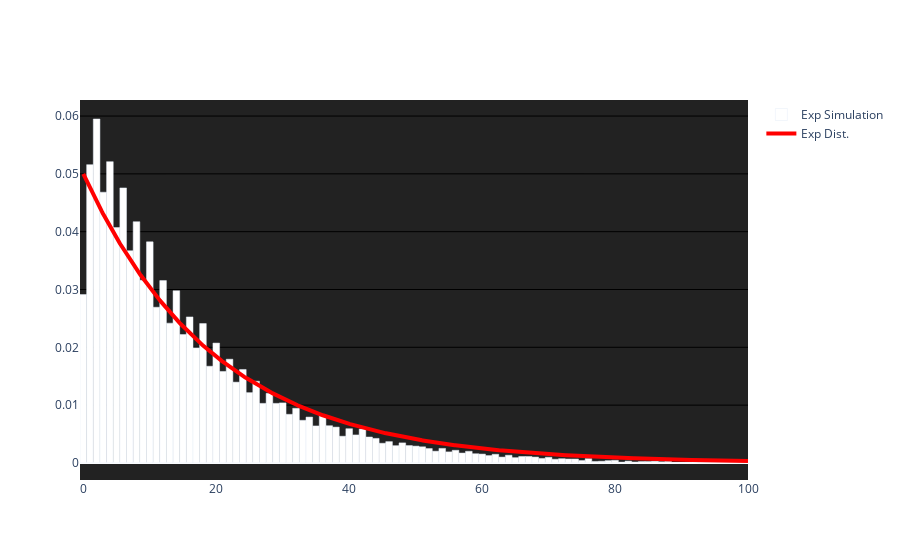

This figure's notebook cell:
### Code cell
# maxExpX = round(iterNum * expInterval)
maxExpX = 100
precise = 1000
xList = np.linspace(0, maxExpX, precise)
# yList = [expDist(x / iterNum, l / expInterval) for x in xList]
yList = [expDist(x, l / (iterNum * expInterval)) for x in xList]

fig = go.Figure()
fig.add_trace(go.Bar(y=ExpRVList[:maxExpX], name='Exp Simulation', marker_color='white', width=1))
fig.add_trace(go.Scatter(x=xList, y=yList, mode='lines', name='Exp Dist.', line_color='red', line=dict(width=4)))
fig.update_layout(plot_bgcolor="#222222")
fig.update_yaxes(showgrid=True, gridwidth=1, gridcolor='black')
fig.show()

# fig.write_image("Exp10000.svg")

### Figure 1 — Plotly figure (JSON) as saved in the notebook; plotly's stock layout.template omitted (floating-point values rounded to 4 significant figures; data arrays with more than 128 entries replaced by an {"elided": "..."} marker saying what was removed)
{"data": [{"marker": {"color": "white"}, "name": "Exp Simulation", "type": "bar", "width": 1, "y": [0.02913, 0.05159, 0.05949, 0.04683, 0.05211, 0.04071, 0.04757, 0.0367, 0.04173, 0.0316, 0.03824, 0.02693, 0.03154, 0.02418, 0.02978, 0.02221, 0.02526, 0.0199, 0.0241, 0.01673, 0.02073, 0.01583, 0.01794, 0.01398, 0.01617, 0.01216, 0.01413, 0.01031, 0.01204, 0.01031, 0.01039, 0.008413, 0.00945, 0.007376, 0.007934, 0.006399, 0.008214, 0.006439, 0.0062, 0.004625, 0.005921, 0.004844, 0.005861, 0.004486, 0.004246, 0.003409, 0.003688, 0.00299, 0.003469, 0.00301, 0.002911, 0.002791, 0.002492, 0.002033, 0.002512, 0.001914, 0.002193, 0.001714, 0.002014, 0.001595, 0.001535, 0.001276, 0.001495, 0.001017, 0.001336, 0.000917, 0.001116, 0.001116, 0.001017, 0.0007775, 0.0009769, 0.0006379, 0.0007376, 0.0006778, 0.0006778, 0.0004187, 0.0007376, 0.0002592, 0.000299, 0.0003987, 0.0004585, 0.0001396, 0.000319, 0.0001595, 0.0002392, 0.0002392, 0.000299, 0.0001994, 0.0002592, 7.974e-05, 1.994e-05, 9.968e-05, 0.0001794, 3.987e-05, 7.974e-05, 7.974e-05, 5.981e-05, 5.981e-05, 3.987e-05, 1.994e-05]}, {"line": {"color": "red", "width": 4}, "mode": "lines", "name": "Exp Dist.", "type": "scatter", "x": {"elided": "1000 float values"}, "y": {"elided": "1000 float values"}}], "layout": {"plot_bgcolor": "#222222", "yaxis": {"gridcolor": "black", "gridwidth": 1, "showgrid": true}}}
